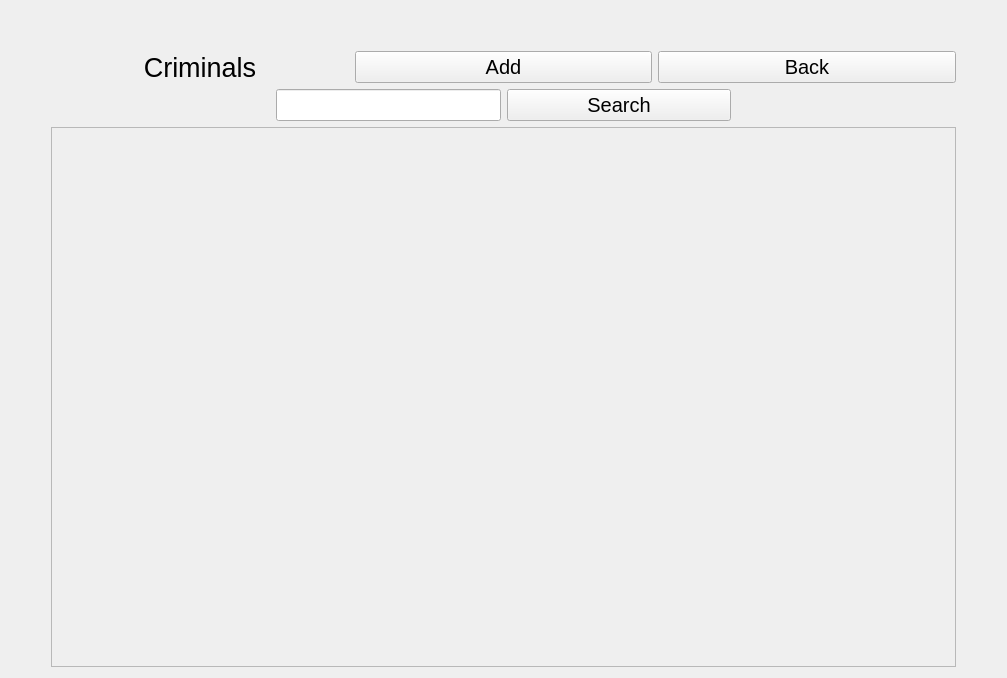
<?xml version="1.0" encoding="UTF-8"?>
<ui version="4.0">
 <class>Form</class>
 <widget class="QWidget" name="Form">
  <property name="geometry">
   <rect>
    <x>0</x>
    <y>0</y>
    <width>1007</width>
    <height>678</height>
   </rect>
  </property>
  <property name="sizePolicy">
   <sizepolicy hsizetype="Preferred" vsizetype="Fixed">
    <horstretch>0</horstretch>
    <verstretch>0</verstretch>
   </sizepolicy>
  </property>
  <property name="windowTitle">
   <string>Form</string>
  </property>
  <layout class="QGridLayout" name="gridLayout_2">
   <item row="0" column="1">
    <spacer name="verticalSpacer">
     <property name="orientation">
      <enum>Qt::Vertical</enum>
     </property>
     <property name="sizeType">
      <enum>QSizePolicy::Fixed</enum>
     </property>
     <property name="sizeHint" stdset="0">
      <size>
       <width>20</width>
       <height>40</height>
      </size>
     </property>
    </spacer>
   </item>
   <item row="1" column="1">
    <layout class="QGridLayout" name="gridLayout">
     <item row="1" column="0">
      <layout class="QHBoxLayout" name="horizontalLayout_2">
       <item>
        <spacer name="horizontalSpacer">
         <property name="orientation">
          <enum>Qt::Horizontal</enum>
         </property>
         <property name="sizeHint" stdset="0">
          <size>
           <width>40</width>
           <height>20</height>
          </size>
         </property>
        </spacer>
       </item>
       <item>
        <widget class="QLineEdit" name="CriminalSearchField">
         <property name="sizePolicy">
          <sizepolicy hsizetype="MinimumExpanding" vsizetype="Fixed">
           <horstretch>0</horstretch>
           <verstretch>0</verstretch>
          </sizepolicy>
         </property>
         <property name="font">
          <font>
           <pointsize>15</pointsize>
          </font>
         </property>
        </widget>
       </item>
       <item>
        <widget class="QPushButton" name="CriminalSearchBtn">
         <property name="sizePolicy">
          <sizepolicy hsizetype="Expanding" vsizetype="Fixed">
           <horstretch>0</horstretch>
           <verstretch>0</verstretch>
          </sizepolicy>
         </property>
         <property name="font">
          <font>
           <pointsize>15</pointsize>
          </font>
         </property>
         <property name="text">
          <string>Search</string>
         </property>
        </widget>
       </item>
       <item>
        <spacer name="horizontalSpacer_2">
         <property name="orientation">
          <enum>Qt::Horizontal</enum>
         </property>
         <property name="sizeHint" stdset="0">
          <size>
           <width>40</width>
           <height>20</height>
          </size>
         </property>
        </spacer>
       </item>
      </layout>
     </item>
     <item row="2" column="0">
      <widget class="QScrollArea" name="CriminalScrollArea">
       <property name="sizePolicy">
        <sizepolicy hsizetype="Expanding" vsizetype="MinimumExpanding">
         <horstretch>0</horstretch>
         <verstretch>0</verstretch>
        </sizepolicy>
       </property>
       <property name="widgetResizable">
        <bool>true</bool>
       </property>
       <widget class="QWidget" name="scrollAreaWidgetContents">
        <property name="geometry">
         <rect>
          <x>0</x>
          <y>0</y>
          <width>893</width>
          <height>515</height>
         </rect>
        </property>
       </widget>
      </widget>
     </item>
     <item row="0" column="0">
      <layout class="QHBoxLayout" name="horizontalLayout">
       <item>
        <widget class="QLabel" name="label">
         <property name="font">
          <font>
           <pointsize>20</pointsize>
          </font>
         </property>
         <property name="text">
          <string>Criminals</string>
         </property>
         <property name="alignment">
          <set>Qt::AlignCenter</set>
         </property>
        </widget>
       </item>
       <item>
        <widget class="QPushButton" name="AddCriminalBtn">
         <property name="sizePolicy">
          <sizepolicy hsizetype="Minimum" vsizetype="Fixed">
           <horstretch>0</horstretch>
           <verstretch>0</verstretch>
          </sizepolicy>
         </property>
         <property name="font">
          <font>
           <pointsize>15</pointsize>
          </font>
         </property>
         <property name="text">
          <string>Add</string>
         </property>
        </widget>
       </item>
       <item>
        <widget class="QPushButton" name="BackBtn">
         <property name="sizePolicy">
          <sizepolicy hsizetype="Minimum" vsizetype="Fixed">
           <horstretch>0</horstretch>
           <verstretch>0</verstretch>
          </sizepolicy>
         </property>
         <property name="font">
          <font>
           <pointsize>15</pointsize>
          </font>
         </property>
         <property name="text">
          <string>Back</string>
         </property>
        </widget>
       </item>
      </layout>
     </item>
    </layout>
   </item>
   <item row="1" column="0">
    <spacer name="horizontalSpacer_3">
     <property name="orientation">
      <enum>Qt::Horizontal</enum>
     </property>
     <property name="sizeType">
      <enum>QSizePolicy::Fixed</enum>
     </property>
     <property name="sizeHint" stdset="0">
      <size>
       <width>40</width>
       <height>20</height>
      </size>
     </property>
    </spacer>
   </item>
   <item row="1" column="2">
    <spacer name="horizontalSpacer_4">
     <property name="orientation">
      <enum>Qt::Horizontal</enum>
     </property>
     <property name="sizeType">
      <enum>QSizePolicy::Fixed</enum>
     </property>
     <property name="sizeHint" stdset="0">
      <size>
       <width>40</width>
       <height>20</height>
      </size>
     </property>
    </spacer>
   </item>
  </layout>
 </widget>
 <resources/>
 <connections/>
</ui>
